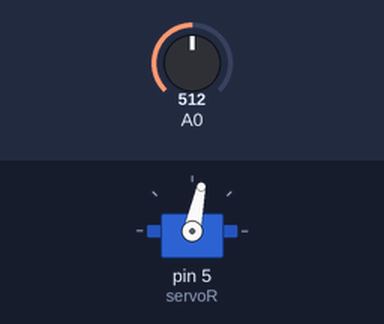
Bench run of a sketch on a simulated Arduino Uno, built with avr-gcc and run on an emulated ATmega328P. Shown: servo. The test bench sets the inputs (shaded band); at power-on: A0 = 512.

Above: at 1.2 s.
1.3 s: A0 set to 1023
At 1.8 s:
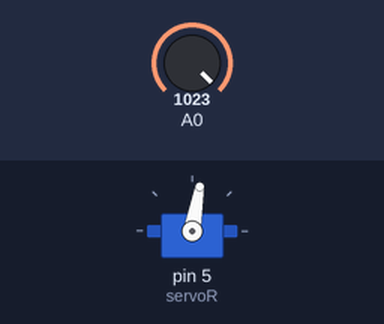
2.8 s: A0 set to 511
At 3.2 s:
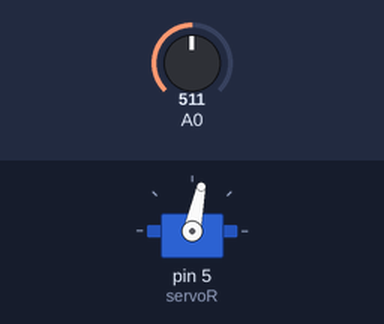
Timing chart, 0 to 5.8 s (numbered marks = the images above; inputs shaded):
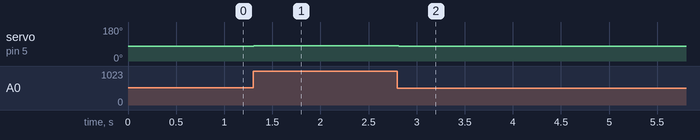

Measured:
- after the input at 1.3 s, servo on pin 5 (servoR): 78° → 80° at once
- after the input at 2.8 s, servo on pin 5 (servoR): 80° → 78° at once

The sketch:

servo_mid_test.ino
```cpp
#include <Servo.h>

Servo servoL, servoR;

void setup() {
  pinMode(A0,INPUT);
  servoR.attach(5);
}

void loop() {
  int val = analogRead(A0);
  int m = map(val,0,1023,0,50);
  servoR.writeMicroseconds(1320+m);
  delay(50);
}
```
